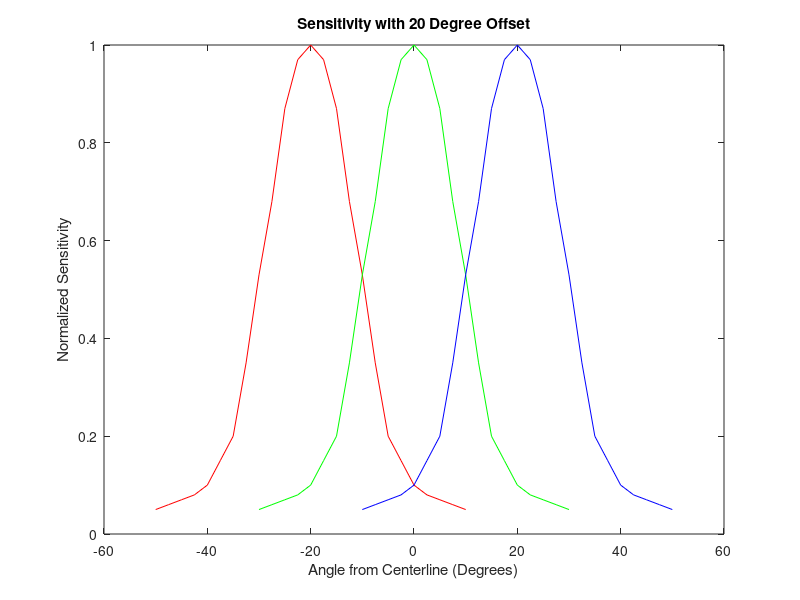
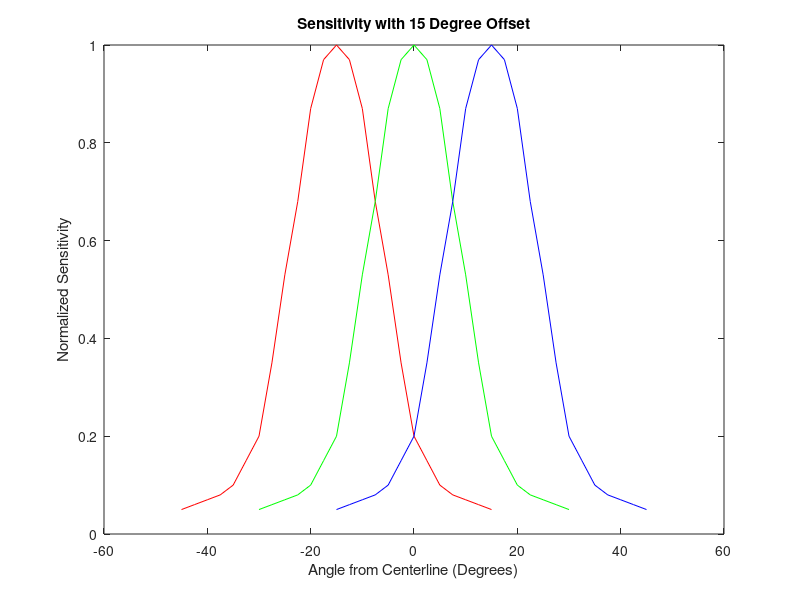

Source code (MATLAB) for these figures, in order:
%NASA/JPL CubeSat SADA (2) RPI Capstone Project: Spring 2016
%5/15/2016
%Code used for LTR-4206E analysis
%This code plots the information listed on the LTR-4206E datasheet

%Define sensor ranges for 20 degree offset
theta1 = -50 : 2.5 : 10;
theta2 = -30 : 2.5 : 30;
theta3 = -10 : 2.5 : 50;

%Values taken from LTR-4206E datasheet
sensitivity = [0.05, 0.06, 0.07, 0.08, 0.1, 0.15, 0.2, 0.35, 0.53, ...
    0.68, 0.87, 0.97, 1, 0.97, 0.87, 0.68, 0.53, 0.35, 0.2, 0.15, 0.1, ...
    0.08, 0.07, 0.06, 0.05];

%Plot first figure
plot(theta1,sensitivity,'color','r'); hold on;
plot(theta2,sensitivity,'color','g'); hold on;
plot(theta3,sensitivity,'color','b');

%Figure Labels
title('Sensitivity with 20 Degree Offset');
xlabel('Angle from Centerline (Degrees)');
ylabel('Normalized Sensitivity');

%Define sensor ranges for 15 degree offset
theta4 = -45 : 2.5 : 15;
theta5 = -30 : 2.5 : 30;
theta6 = -15 : 2.5 : 45;

%Plot second figure
figure();
plot(theta4,sensitivity,'color','r'); hold on;
plot(theta5,sensitivity,'color','g'); hold on;
plot(theta6,sensitivity,'color','b');

%Figure Labels
title('Sensitivity with 15 Degree Offset');
xlabel('Angle from Centerline (Degrees)');
ylabel('Normalized Sensitivity');